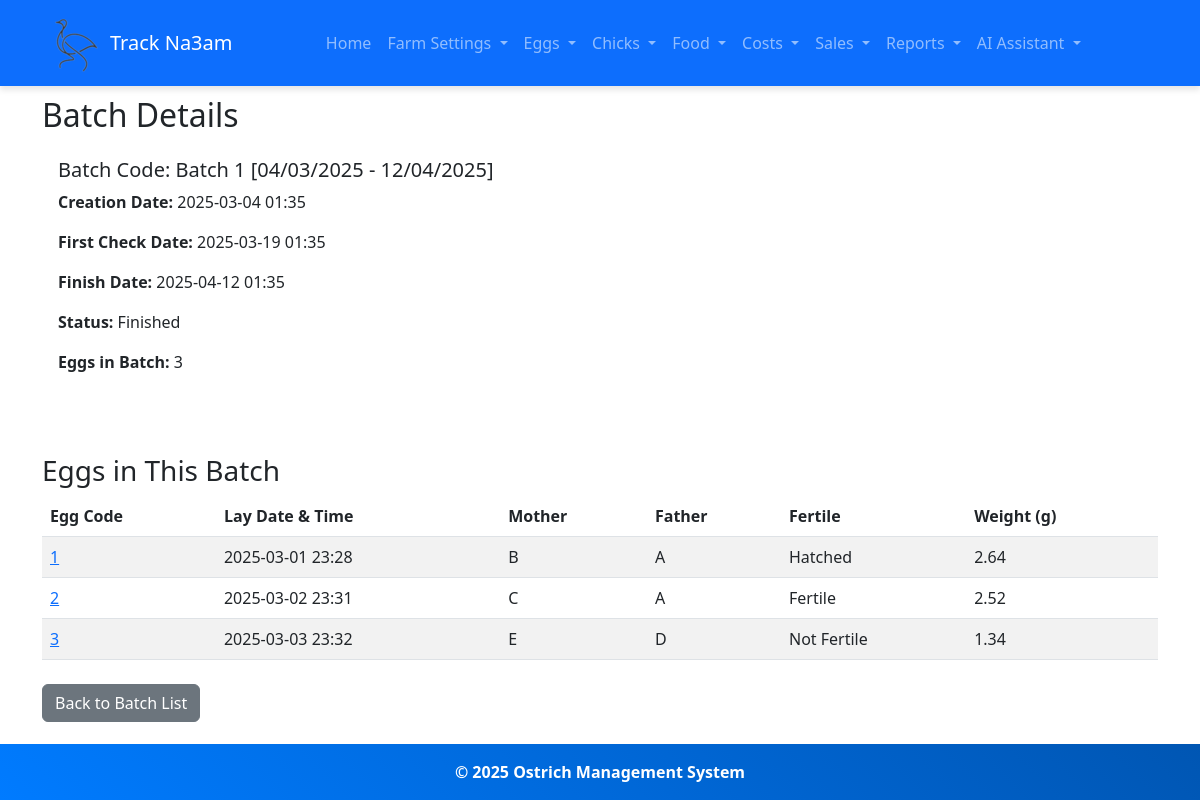
Page /batch-detail/1/ on the committed database.
### ostrich/models.py (models this page shows, shortened)
class Batch(models.Model):
    creation_date = models.DateTimeField(default=timezone.now)
    first_check_date = models.DateTimeField(blank=True, null=True)
    finish_date = models.DateTimeField(blank=True, null=True)
    batch_code = models.CharField(max_length=100, unique=True, blank=True)
    @property
    def status(self):
        now = timezone.now()
        if now < self.first_check_date:
            return "Starting"
        elif self.first_check_date <= now < self.finish_date:
            return "First Check Done"
        else:
            return "Finished"
    @property
    def number_of_eggs(self):
        return self.eggs.count()

class Egg(models.Model):
    sale_choices = (
        ('exists','exists'),
        ('sold','sold')
    )
    egg_code = models.CharField(max_length=50, unique=True)
    lay_date_time = models.DateTimeField(default=timezone.now)
    mother = models.ForeignKey('Ostrich', on_delete=models.PROTECT, related_name='eggs_laid', null=True, blank=True)
    father = models.ForeignKey('Ostrich', on_delete=models.PROTECT, related_name='eggs_fathered', null=True, blank=True)
    fertile = models.CharField(
        max_length=20,
        default='Waiting First Check',
        choices=[
            ('Waiting First Check', 'Waiting First Check'),
            ('Fertile', 'Fertile'),
            ('Not Fertile', 'Not Fertile')
        ]
    )
    weight = models.DecimalField(max_digits=5, decimal_places=2, null=True, blank=True)
    batch = models.ForeignKey('Batch', on_delete=models.SET_NULL, null=True, blank=True, related_name='eggs')
    status = models.CharField(max_length= 100, default="exists",choices = sale_choices, null=True)

class Ostrich(models.Model):
    gender_choices= (
        ('male','male'),
        ('female','female')
    )
    existance_choices = (
        ('exists','exists'),
        ('sold', 'sold'),
        ('slaughtered','Slaughtered')
    )
    family = models.ForeignKey(Family, on_delete=models.CASCADE, related_name='ostriches')
    name = models.CharField(max_length=100)
    age = models.IntegerField(blank=True, null=True)
    gender = models.CharField(max_length= 100, choices = gender_choices, null=True)
    status = models.CharField(max_length= 100, default="exists",choices = existance_choices, null=True)

### ostrich/views.py (the view)
# urls.py: path('batch-detail/<int:batch_id>/', views.batch_detail, name='batch_detail'),
def batch_detail(request, batch_id):
    batch = get_object_or_404(Batch, id=batch_id)
    return render(request, 'eggs/batch_detail.html', {'batch': batch})

### templates/eggs/batch_detail.html
{% extends 'base.html' %}
{% block content %}
<h2>Batch Details</h2>
<div class="card">
    <div class="card-body">
        <h5 class="card-title">Batch Code: {{ batch.batch_code }}</h5>
        <p><strong>Creation Date:</strong> {{ batch.creation_date|date:"Y-m-d H:i" }}</p>
        <p><strong>First Check Date:</strong> {{ batch.first_check_date|date:"Y-m-d H:i" }}</p>
        <p><strong>Finish Date:</strong> {{ batch.finish_date|date:"Y-m-d H:i" }}</p>
        <p><strong>Status:</strong> {{ batch.status }}</p>
        <p><strong>Eggs in Batch:</strong> {{ batch.number_of_eggs }}</p>
    </div>
</div>
<br><br>
<h3>Eggs in This Batch</h3>
<table class="table table-striped">
    <thead>
        <tr>
            <th>Egg Code</th>
            <th>Lay Date & Time</th>
            <th>Mother</th>
            <th>Father</th>
            <th>Fertile</th>
            <th>Weight (g)</th>
        </tr>
    </thead>
    <tbody>
        {% for egg in batch.eggs.all %}
        <tr>
            <td><a href="{% url 'egg_detail' egg.egg_code %}">{{ egg.egg_code }}</a></td>
            <td>{{ egg.lay_date_time|date:"Y-m-d H:i" }}</td>
            <td>{{ egg.mother.name|default:"N/A" }}</td>
            <td>{{ egg.father.name|default:"N/A" }}</td>
            <td>{{ egg.fertile }}</td>
            <td>{{ egg.weight|default:"N/A" }}</td>
        </tr>
        {% empty %}
        <tr>
            <td colspan="6" class="text-center">No eggs in this batch.</td>
        </tr>
        {% endfor %}
    </tbody>
</table>
<div class="mt-4">
    <a href="{% url 'batch_list' %}" class="btn btn-secondary">Back to Batch List</a>
</div>
{% endblock %}

### ostrich/static/css/styles.css (style rules this page uses)
.btn { transition: all 0.3s ease-in-out; }
.card { border: none; transition: 0.3s; }

### rows in the picture
Batch: batch_code "Batch 1 [04/03/2025 - 12/04/2025]", creation_date "2025-03-04 01:35", first_check_date "2025-03-19 01:35", finish_date "2025-04-12 01:35", status "Finished", number_of_eggs "3"
Egg: egg_code "1", lay_date_time "2025-03-01 23:28", mother.name "B", father.name "A", fertile "Hatched", weight "2.64"
Egg: egg_code "2", lay_date_time "2025-03-02 23:31", mother.name "C", father.name "A", fertile "Fertile", weight "2.52"
Egg: egg_code "3", lay_date_time "2025-03-03 23:32", mother.name "E", father.name "D", fertile "Not Fertile", weight "1.34"
